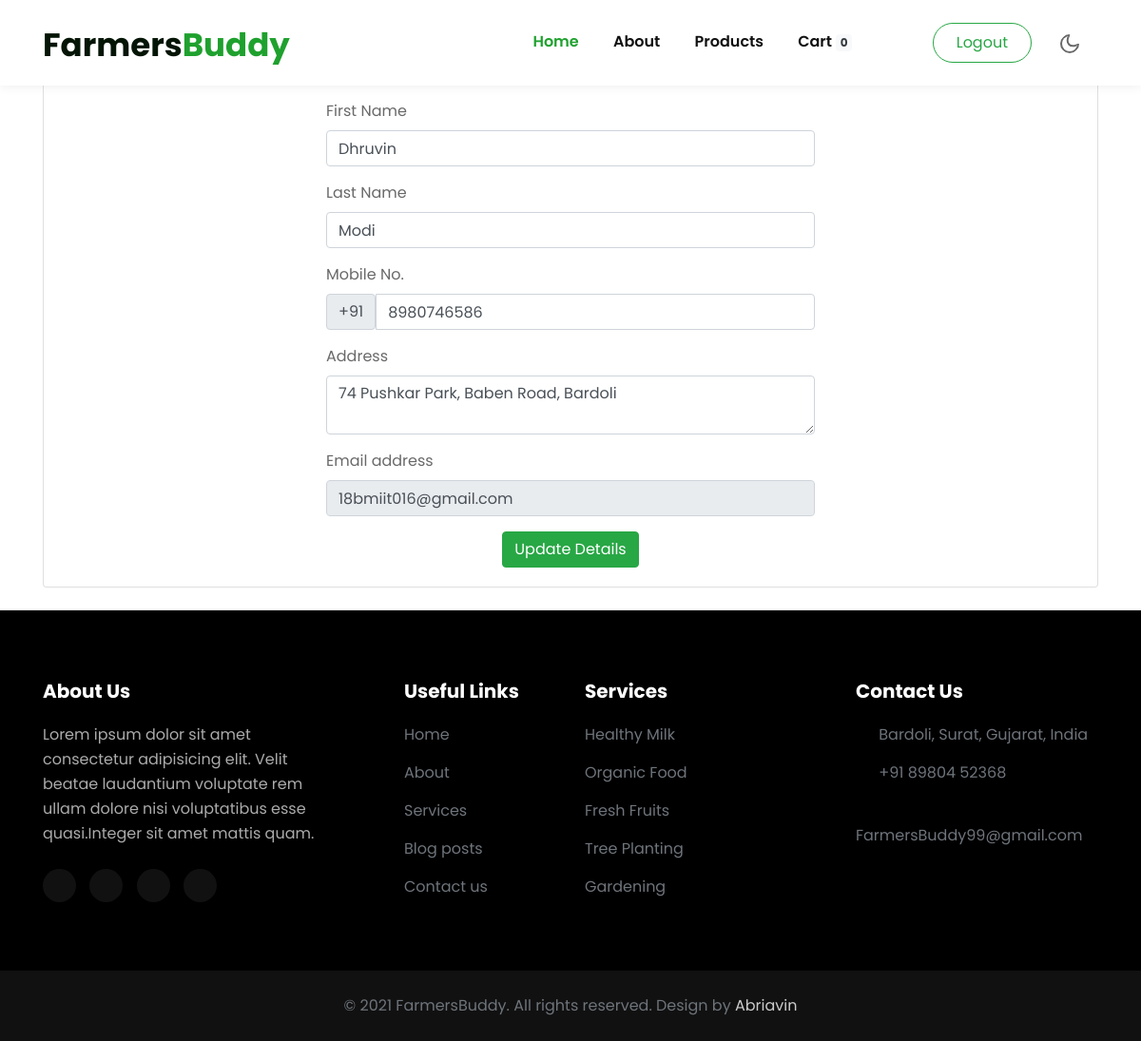
The app's page /FarmersBuddy/editprofile/ (signed in) with its own data.
### FarmersBuddy/models.py (models this page shows, shortened)
class Userx(models.Model):
    id = models.AutoField(primary_key=True)
    FirstName = models.CharField(max_length=20)
    LastName = models.CharField(max_length=20)
    Email = models.EmailField(max_length=50)
    Password = models.CharField(max_length=64)
    Mobile = models.CharField(max_length=10, validators=[RegexValidator(r'^\d{10}$')])
    Address1 = models.TextField(max_length=100, verbose_name="Address")
    Address2 = models.TextField(blank=True,max_length=100, verbose_name="Alternative Address")
    Type = models.CharField(max_length=1, default="c")
    Status = models.CharField(
        max_length = 1,
        choices = Status_Choice,
        default = '2'
        )

### FarmersBuddy/views.py (the view, shortened to what this page needs)
# urls.py: path('editprofile/', views.editprofile, name='editprofile'),
@never_cache
def editprofile(request):
    if "id" not in request.session:
        return redirect(index)
    user = Userx.objects.get(id=request.session["id"])
    params = {
        "user":user,
    }
    return render(request, "FarmersBuddy/Home/editprofile.html", params)

### templates/FarmersBuddy/Home/editprofile.html (shortened to what this page needs)
{% extends './base.html' %}
{% block body %}
<div class="container mb-4">
    <div class="card">
        <div class="card-body col-md-6 mx-auto">
            <form method="post"> {% csrf_token %}
                <div class="mb-3">
                    <label for="txtfname" class="form-label">First Name</label>
                    <input type="text" value="{{user.FirstName}}" class="form-control" id="txtfname" name="txtfname" required maxlength="20"
                    title="Only alphabets are allowed"
                    pattern="^[A-Za-z]{2,20}$"  placeholder="eg. John">
                  </div>
                  <div class="mb-3">
                    <label for="txtlname" class="form-label">Last Name</label>
                    <input type="text" value="{{user.LastName}}" class="form-control" id="txtlname" name="txtlname" required maxlength="20"
                    title="Only alphabets are allowed"
                    pattern="^[A-Za-z]{2,20}$"  placeholder="eg. Wick">
                  </div>
                  <div class="mb-3">
                    <label for="txtmobile" class="form-label">Mobile No.</label>
                    <div class="input-group">
                    <div class="input-group-text">+91</div>
                    <input type="text" value="{{user.Mobile}}" class="form-control" id="txtmobile" name="txtmobile" required maxlength="10"
                    title="Mobile number must contain 10 digits only and must start with (6 to 9)"
                    pattern="^[6-9]\d{9}$"  placeholder="Enter your mobile number">
                    </div>
                  </div>
                  <div class="mb-3">
                    <label for="txtaddress" class="form-label">Address</label>
                    <textarea type="text" class="form-control" id="txtaddress" name="txtaddress" required maxlength="300"
                    pattern="^[0-9A-Za-z/,]+$"  placeholder="Enter your address here">{{user.Address1}}</textarea>
                  </div>
                  <div class="mb-3">
                    <label for="txtemail" class="form-label">Email address</label>
                    <input type="email" class="form-control" id="txtemail" name="txtemail" required disabled
                    title="characters must followed by an @ sign, followed by more characters, and then a '.'"
                    pattern="[a-z0-9._%+-]+@[a-z0-9.-]+\.[a-z]{2,}$" placeholder="Enter your email here"
                    value="{{user.Email}}">
                  </div>
                  <div class="text-center">
                      <button class="btn btn-success" type="submit">Update Details</button>
                  </div>
            </form>
        </div>
    </div>
</div>
{% endblock  %}

### records on screen
Userx: txtfname "Dhruvin", txtlname "Modi", txtmobile "8980746586", txtaddress "74 Pushkar Park, Baben Road, Bardoli", txtemail "18bmiit016@gmail.com"
